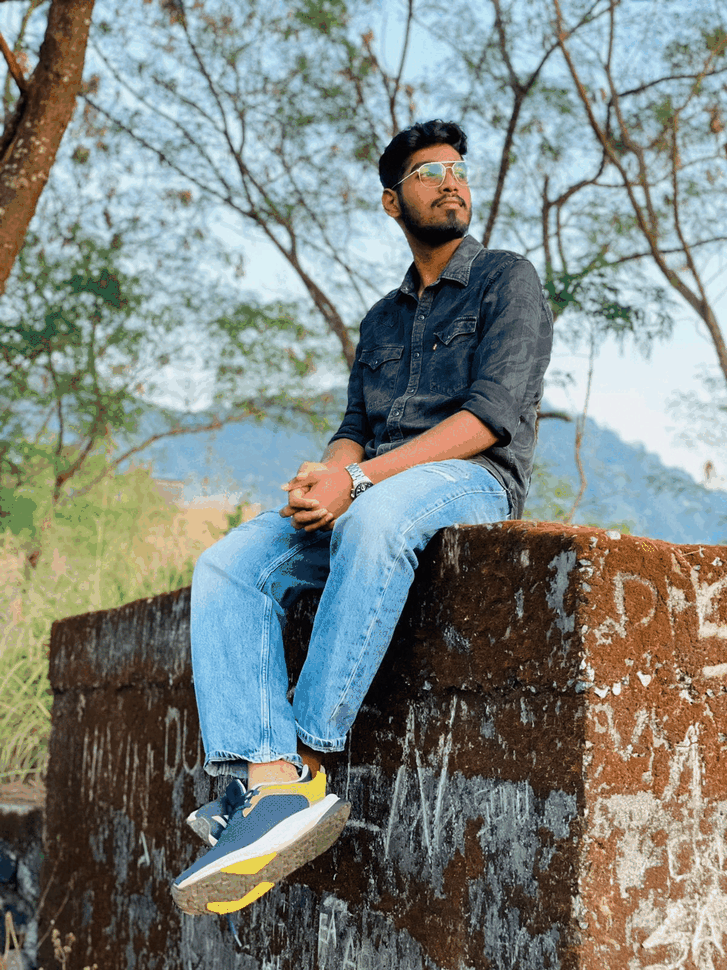
#> input picture Assignment 7/selfie/abhishek.gif, 727 x 970 px, shrunk from 1200 x 1600 before the run
$ python greyscale.py
#> lines starting #> are read from the running program, lines starting #| are printed output that depends on the picture
from PIL import Image
img = Image.open("abhishek.gif")
#> img is the input picture: PIL image 727x970 P; mean R, G, B 125.5, 132.7, 128.3
gray_img = img.convert('L')
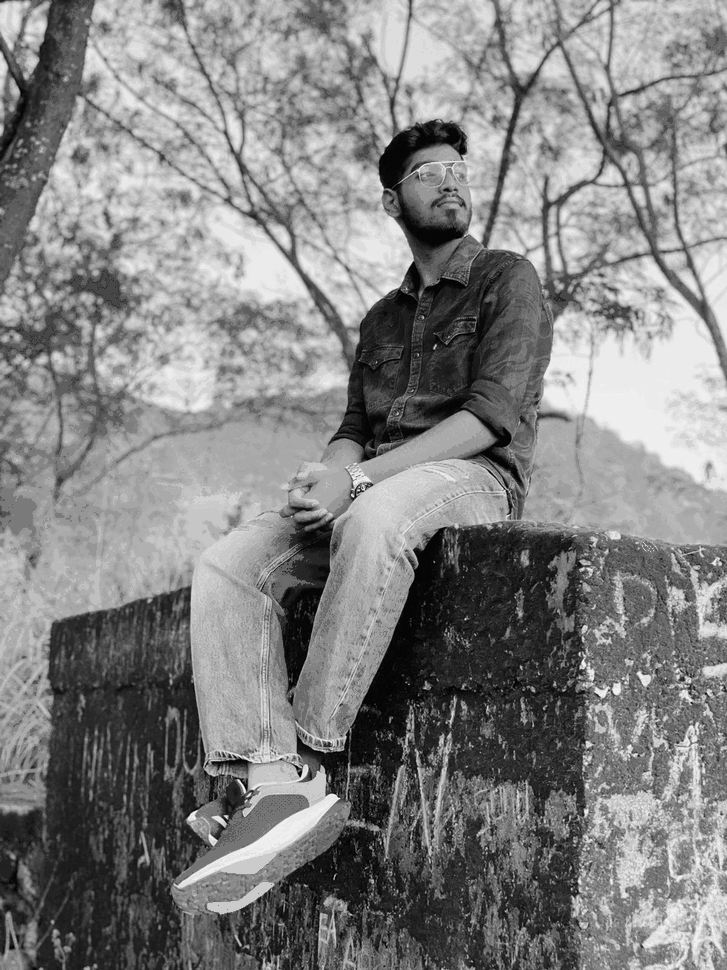
#> gray_img: PIL image 727x970 L; min 2, max 239, mean 130.1
gray_img.save("grey.gif")
